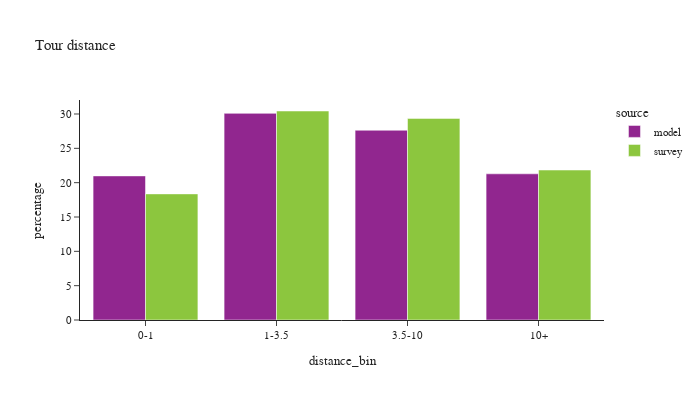

Notebook cell for this chart:
### Code cell
def plot_bins(df:pd.DataFrame, filter=None, title_name=None):

    if filter is not None:
        df = df.loc[filter]
    df_plot = df.loc[(df['distance_bin'] != float('nan'))].groupby(['source','distance_bin'])['toexpfac'].sum().reset_index()

    df_plot['percentage'] = df_plot.groupby(['source'], group_keys=False)['toexpfac']. \
        apply(lambda x: 100 * x / float(x.sum()))

    df_plot_ct = df.loc[(df['distance_bin'] != float('nan'))].groupby(['source','distance_bin'])['toexpfac'].count().reset_index().rename(columns={'toexpfac':'sample count'})

    df_plot = df_plot.merge(df_plot_ct, on=['source','distance_bin'])

    if title_name:
        chart_title = "Tour distance by purpose: "+title_name
    else:
        chart_title = "Tour distance"

    fig = px.bar(df_plot, x="distance_bin", y="percentage", color="source",barmode="group",
                facet_col_wrap=2, hover_data=['sample count'],
                title=chart_title)
    fig.for_each_annotation(lambda a: a.update(text = a.text.split("=")[-1]))
    fig.update_layout(height=400, width=700, font=dict(size=11))
    fig.show()

plot_bins(tour)

### Figure 1 — Plotly figure (JSON) as saved in the notebook; plotly's stock layout.template omitted (floating-point values rounded to 4 significant figures)
{"data": [{"alignmentgroup": "True", "customdata": [[1612139], [2311914], [2122945], [1635434]], "hovertemplate": "source=model<br>distance_bin=%{x}<br>percentage=%{y}<br>sample count=%{customdata[0]}<extra></extra>", "legendgroup": "model", "marker": {"color": "#91268F", "pattern": {"shape": ""}}, "name": "model", "offsetgroup": "model", "orientation": "v", "showlegend": true, "textposition": "auto", "type": "bar", "x": ["0-1", "1-3.5", "3.5-10", "10+"], "xaxis": "x", "y": [20.98, 30.09, 27.63, 21.29], "yaxis": "y"}, {"alignmentgroup": "True", "customdata": [[2614], [3210], [2737], [1721]], "hovertemplate": "source=survey<br>distance_bin=%{x}<br>percentage=%{y}<br>sample count=%{customdata[0]}<extra></extra>", "legendgroup": "survey", "marker": {"color": "#8CC63E", "pattern": {"shape": ""}}, "name": "survey", "offsetgroup": "survey", "orientation": "v", "showlegend": true, "textposition": "auto", "type": "bar", "x": ["0-1", "1-3.5", "3.5-10", "10+"], "xaxis": "x", "y": [18.37, 30.44, 29.36, 21.84], "yaxis": "y"}], "layout": {"barmode": "group", "font": {"size": 11}, "height": 400, "legend": {"title": {"text": "source"}, "tracegroupgap": 0}, "title": {"text": "Tour distance"}, "width": 700, "xaxis": {"anchor": "y", "domain": [0.0, 1.0], "title": {"text": "distance_bin"}}, "yaxis": {"anchor": "x", "domain": [0.0, 1.0], "title": {"text": "percentage"}}}}
